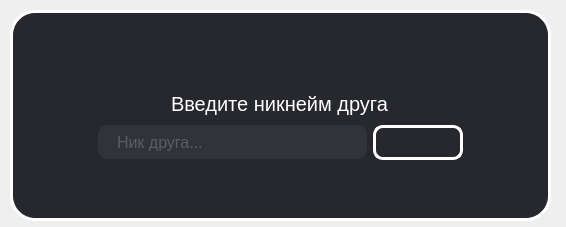
<?xml version="1.0" encoding="UTF-8"?>
<ui version="4.0">
 <class>AddFriend</class>
 <widget class="QDialog" name="AddFriend">
  <property name="geometry">
   <rect>
    <x>0</x>
    <y>0</y>
    <width>566</width>
    <height>227</height>
   </rect>
  </property>
  <property name="sizePolicy">
   <sizepolicy hsizetype="Fixed" vsizetype="Fixed">
    <horstretch>0</horstretch>
    <verstretch>0</verstretch>
   </sizepolicy>
  </property>
  <property name="windowTitle">
   <string>Dialog</string>
  </property>
  <widget class="QFrame" name="horizontalFrame">
   <property name="geometry">
    <rect>
     <x>10</x>
     <y>10</y>
     <width>541</width>
     <height>211</height>
    </rect>
   </property>
   <property name="styleSheet">
    <string notr="true">background-color:rgba(38,40,45,255);
border-radius:25%;
border:3px solid white;</string>
   </property>
   <layout class="QVBoxLayout" name="verticalLayout_2">
    <property name="topMargin">
     <number>5</number>
    </property>
    <item alignment="Qt::AlignRight">
     <widget class="QFrame" name="CloseMinimizeButtons">
      <property name="sizePolicy">
       <sizepolicy hsizetype="Fixed" vsizetype="Fixed">
        <horstretch>0</horstretch>
        <verstretch>0</verstretch>
       </sizepolicy>
      </property>
      <property name="styleSheet">
       <string notr="true">border:none;</string>
      </property>
      <layout class="QHBoxLayout" name="horizontalLayout_4">
       <property name="topMargin">
        <number>0</number>
       </property>
       <item>
        <widget class="QPushButton" name="minimizeWindow_2">
         <property name="sizePolicy">
          <sizepolicy hsizetype="Fixed" vsizetype="Fixed">
           <horstretch>0</horstretch>
           <verstretch>0</verstretch>
          </sizepolicy>
         </property>
         <property name="minimumSize">
          <size>
           <width>20</width>
           <height>20</height>
          </size>
         </property>
         <property name="maximumSize">
          <size>
           <width>20</width>
           <height>20</height>
          </size>
         </property>
         <property name="styleSheet">
          <string notr="true">border-radius:10px;</string>
         </property>
         <property name="text">
          <string/>
         </property>
         <property name="icon">
          <iconset resource="../res-rec.qrc">
           <normaloff>:/icons/icon/remove_24dp_EFEFEF_FILL0_wght400_GRAD0_opsz24.svg</normaloff>:/icons/icon/remove_24dp_EFEFEF_FILL0_wght400_GRAD0_opsz24.svg</iconset>
         </property>
        </widget>
       </item>
       <item>
        <widget class="QPushButton" name="closeWindowButton_2">
         <property name="sizePolicy">
          <sizepolicy hsizetype="Fixed" vsizetype="Fixed">
           <horstretch>0</horstretch>
           <verstretch>0</verstretch>
          </sizepolicy>
         </property>
         <property name="minimumSize">
          <size>
           <width>20</width>
           <height>20</height>
          </size>
         </property>
         <property name="maximumSize">
          <size>
           <width>20</width>
           <height>20</height>
          </size>
         </property>
         <property name="styleSheet">
          <string notr="true">border-radius:10px;</string>
         </property>
         <property name="text">
          <string/>
         </property>
         <property name="icon">
          <iconset resource="../res-rec.qrc">
           <normaloff>:/icons/icon/close_24dp_EFEFEF_FILL0_wght400_GRAD0_opsz24.svg</normaloff>:/icons/icon/close_24dp_EFEFEF_FILL0_wght400_GRAD0_opsz24.svg</iconset>
         </property>
        </widget>
       </item>
      </layout>
     </widget>
    </item>
    <item alignment="Qt::AlignHCenter|Qt::AlignVCenter">
     <widget class="QFrame" name="AddFriendWrapper">
      <property name="sizePolicy">
       <sizepolicy hsizetype="Fixed" vsizetype="Fixed">
        <horstretch>0</horstretch>
        <verstretch>0</verstretch>
       </sizepolicy>
      </property>
      <property name="maximumSize">
       <size>
        <width>16777215</width>
        <height>100</height>
       </size>
      </property>
      <property name="styleSheet">
       <string notr="true">background-color:rgba(38,40,45,255);
border:none;</string>
      </property>
      <layout class="QVBoxLayout" name="verticalLayout" stretch="0,0">
       <property name="spacing">
        <number>0</number>
       </property>
       <property name="sizeConstraint">
        <enum>QLayout::SetDefaultConstraint</enum>
       </property>
       <item alignment="Qt::AlignHCenter|Qt::AlignVCenter">
        <widget class="QLabel" name="label">
         <property name="sizePolicy">
          <sizepolicy hsizetype="Fixed" vsizetype="Fixed">
           <horstretch>0</horstretch>
           <verstretch>0</verstretch>
          </sizepolicy>
         </property>
         <property name="styleSheet">
          <string notr="true">color:white;
font-size:20px;</string>
         </property>
         <property name="text">
          <string>Введите никнейм друга</string>
         </property>
        </widget>
       </item>
       <item alignment="Qt::AlignHCenter|Qt::AlignVCenter">
        <widget class="QFrame" name="FriendsNickPlaceholer">
         <property name="sizePolicy">
          <sizepolicy hsizetype="Fixed" vsizetype="Fixed">
           <horstretch>0</horstretch>
           <verstretch>0</verstretch>
          </sizepolicy>
         </property>
         <property name="styleSheet">
          <string notr="true">background-color:rgba(38,40,45,255);</string>
         </property>
         <layout class="QHBoxLayout" name="horizontalLayout">
          <item>
           <widget class="QLineEdit" name="FriendsNick_input">
            <property name="sizePolicy">
             <sizepolicy hsizetype="Fixed" vsizetype="Fixed">
              <horstretch>0</horstretch>
              <verstretch>0</verstretch>
             </sizepolicy>
            </property>
            <property name="minimumSize">
             <size>
              <width>250</width>
              <height>30</height>
             </size>
            </property>
            <property name="styleSheet">
             <string notr="true">QLineEdit {
 width:250px;
height:30px;
border: 2px solid #323338;
border-radius: 10px;
background-color:#323338;
font-size:16px;
color:#808994;
text-align:left;
padding-left:15px;
}

</string>
            </property>
            <property name="placeholderText">
             <string>Ник друга...</string>
            </property>
           </widget>
          </item>
          <item>
           <widget class="QPushButton" name="AddFriend_button">
            <property name="sizePolicy">
             <sizepolicy hsizetype="Fixed" vsizetype="Fixed">
              <horstretch>0</horstretch>
              <verstretch>0</verstretch>
             </sizepolicy>
            </property>
            <property name="minimumSize">
             <size>
              <width>90</width>
              <height>35</height>
             </size>
            </property>
            <property name="cursor">
             <cursorShape>PointingHandCursor</cursorShape>
            </property>
            <property name="styleSheet">
             <string notr="true">border:3px solid white;
border-radius:10%;
color:white;
font-size:16px;</string>
            </property>
            <property name="text">
             <string/>
            </property>
            <property name="icon">
             <iconset resource="../res-rec.qrc">
              <normaloff>:/icons/icon/person_add_24dp_FFFFFF_FILL0_wght400_GRAD0_opsz24.svg</normaloff>:/icons/icon/person_add_24dp_FFFFFF_FILL0_wght400_GRAD0_opsz24.svg</iconset>
            </property>
            <property name="iconSize">
             <size>
              <width>30</width>
              <height>30</height>
             </size>
            </property>
           </widget>
          </item>
         </layout>
        </widget>
       </item>
      </layout>
     </widget>
    </item>
   </layout>
  </widget>
 </widget>
 <resources>
  <include location="../res-rec.qrc"/>
 </resources>
 <connections/>
</ui>
